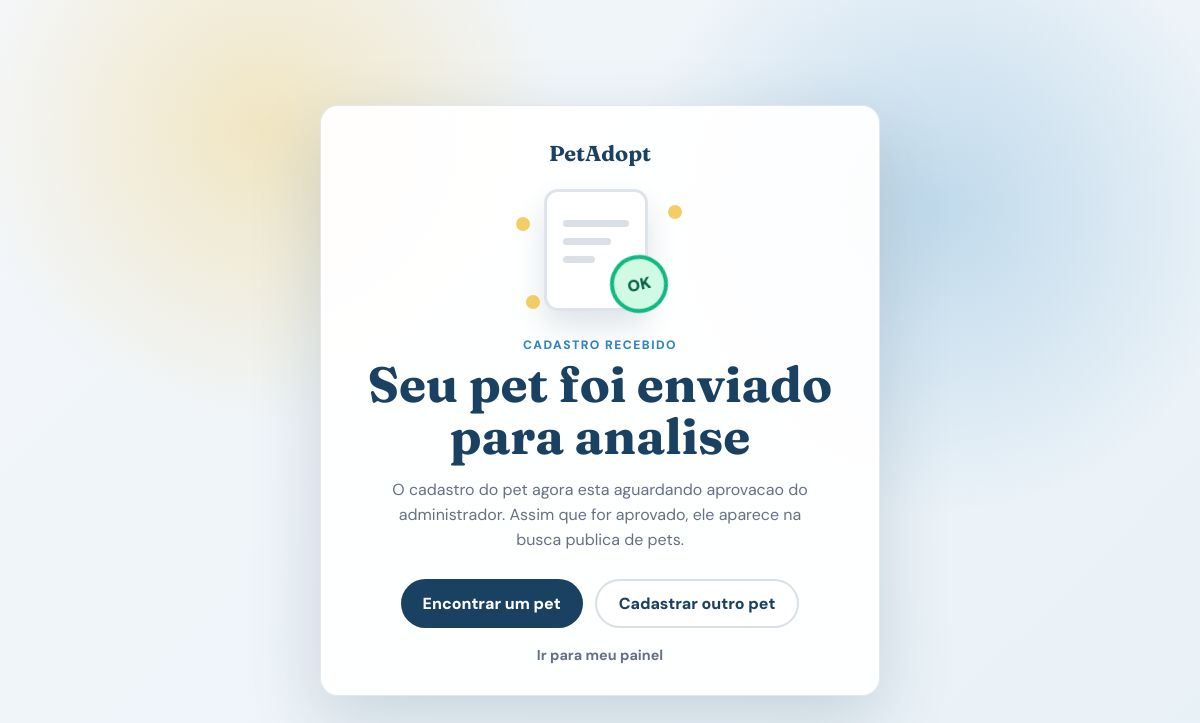
Page /pet-submitted?pet_id=9 (signed in) on the earlier database version.
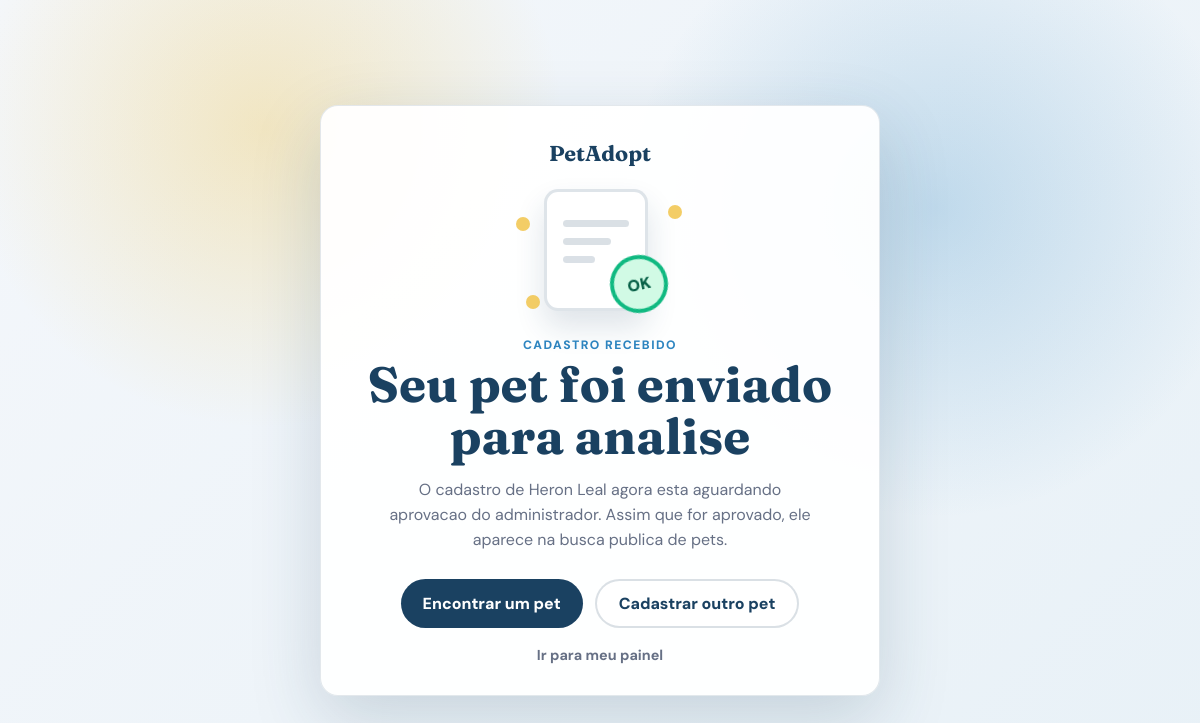
Same page on the later database version.
### app.py (models this page shows)
class Pet(db.Model):
    __tablename__ = 'pet'
    id = db.Column(db.Integer, primary_key=True)
    usuario_id = db.Column(db.Integer, db.ForeignKey('usuario.id'), nullable=True)
    usuario = db.relationship('Usuario', backref='pets')
    nome = db.Column(db.String(80), nullable=False)
    especie = db.Column(db.String(20), nullable=False)  # 'dog' ou 'cat'
    raca = db.Column(db.String(80), nullable=True)
    porte = db.Column(db.String(20), nullable=False, default='medium')  # small, medium, large, giant
    sexo = db.Column(db.String(20), nullable=False, default='unknown')
    idade_anos = db.Column(db.Integer, default=0)
    idade_meses = db.Column(db.Integer, default=0)
    cor = db.Column(db.String(80), nullable=True)
    vacinado = db.Column(db.Boolean, default=False)
    castrado = db.Column(db.Boolean, default=False)
    descricao = db.Column(db.Text, nullable=True)
    cidade = db.Column(db.String(100), nullable=False)
    estado = db.Column(db.String(2), nullable=False)
    status = db.Column(db.String(20), default='available')  # available, reserved, adopted
    mod_status = db.Column(db.String(20), default='pending')  # pending, approved, removed
    foto_capa = db.Column(db.String(255), nullable=True)
    criado_em = db.Column(db.DateTime, default=db.func.now())

### app.py (the view)
@app.route('/pet-submitted')
@login_required
def pet_submitted():
    pet_id = request.args.get('pet_id', type=int)
    pet = Pet.query.get(pet_id) if pet_id else None
    if pet and pet.usuario_id != current_user.id and current_user.role != 'admin':
        pet = None
    return render_template('pet-submitted.html', pet=pet)

### app.py (called while the page is built)
@login_manager.user_loader
def load_user(user_id):
    return db.session.get(Usuario, int(user_id))

@app.after_request
def add_header(response):
    if 'text/html' in response.headers.get('Content-Type', '') or 'application/json' in response.headers.get('Content-Type', ''):
        response.headers['Cache-Control'] = 'no-store, no-cache, must-revalidate, max-age=0'
        response.headers['Pragma'] = 'no-cache'
        response.headers['Expires'] = '-1'
    return response

### templates/pet-submitted.html (shortened to what this page needs)
<!DOCTYPE html>
<html lang="pt-BR">
<head>
<link rel="stylesheet" href="/static/css/pet-submitted.css">
</head>
<body>
  <main class="submitted-page">
    <section class="submitted-panel" aria-labelledby="submitted-title">
      <a href="/" class="brand">PetAdopt</a>
      <div class="approval-scene" aria-hidden="true">
        <div class="paper">
          <span></span>
          <span></span>
          <span></span>
        </div>
        <div class="stamp">OK</div>
        <div class="paw-dot paw-a"></div>
        <div class="paw-dot paw-b"></div>
        <div class="paw-dot paw-c"></div>
      </div>
      <p class="eyebrow">Cadastro recebido</p>
      <h1 id="submitted-title">Seu pet foi enviado para analise</h1>
      <p class="submitted-copy">
        {% if pet %}
          O cadastro de {{ pet.nome }} agora esta aguardando aprovacao do administrador.
        {% else %}
          O cadastro do pet agora esta aguardando aprovacao do administrador.
        {% endif %}
        Assim que for aprovado, ele aparece na busca publica de pets.
      </p>
      <div class="submitted-actions">
        <a class="btn-primary" href="/pets">Encontrar um pet</a>
        <a class="btn-secondary" href="/new-pet">Cadastrar outro pet</a>
      </div>
      <a class="dashboard-link" href="/dashboard">Ir para meu painel</a>
    </section>
  </main>
</body>
</html>

### static/css/pet-submitted.css (style rules this page uses)
:root { --navy: #1a4161; --navy-d: #0d1b2a; --blue: #2e86c1; --yellow: #f0c040; --ink: #10243a; --muted: #667085; --white: #ffffff; }
*, *::before, *::after { box-sizing: border-box; }
body { margin: 0; min-height: 100vh; font-family: "DM Sans", sans-serif; color: var(--ink); background: radial-gradient(circle at 22% 16%, rgba(240, 192, 64, .3), transparent 26%), radial-gradient(circle at 78% 26%, rgba(46, 134, 193, .24), transparent 28%), linear-gradient(135deg, #f4f7fb 0%, #e8f1f7 100%); }
.submitted-page { min-height: 100vh; display: grid; place-items: center; padding: 32px 18px; }
.submitted-panel { width: min(560px, 100%); text-align: center; background: rgba(255, 255, 255, .94); border: 1px solid rgba(26, 65, 97, .12); border-radius: 18px; padding: 34px 30px 30px; box-shadow: 0 24px 70px rgba(26, 65, 97, .18); animation: panel-in .55s ease both; }
.brand { display: inline-block; font-family: "Fraunces", serif; font-size: 1.35rem; font-weight: 700; color: var(--navy); text-decoration: none; margin-bottom: 10px; }
.approval-scene { width: 180px; height: 150px; margin: 0 auto 10px; position: relative; }
.paper { width: 104px; height: 122px; border-radius: 14px; background: var(--white); border: 3px solid rgba(26, 65, 97, .14); box-shadow: 0 16px 30px rgba(26, 65, 97, .14); position: absolute; left: 34px; top: 12px; padding: 28px 16px 0; animation: float-paper 2.5s ease-in-out infinite; }
.paper span { display: block; height: 7px; border-radius: 20px; background: rgba(26, 65, 97, .16); margin-bottom: 11px; }
.paper span:nth-child(2) { width: 72%; }
.paper span:nth-child(3) { width: 48%; }
.stamp { width: 58px; height: 58px; border-radius: 50%; position: absolute; right: 22px; bottom: 14px; display: grid; place-items: center; background: #d1fae5; color: #065f46; border: 4px solid #10b981; font-weight: 900; transform: rotate(-12deg); animation: stamp-in .8s .25s cubic-bezier(.2, 1.3, .5, 1) both; }
.paw-dot { width: 14px; height: 14px; border-radius: 50%; background: rgba(240, 192, 64, .8); position: absolute; animation: paw-pop 1.8s ease-in-out infinite; }
.paw-a { left: 6px; top: 40px; }
.paw-b { right: 8px; top: 28px; animation-delay: .25s; }
.paw-c { left: 16px; bottom: 18px; animation-delay: .45s; }
.eyebrow { margin: 8px 0 6px; text-transform: uppercase; letter-spacing: .12em; color: var(--blue); font-size: .76rem; font-weight: 800; }
h1 { margin: 0; font-family: "Fraunces", serif; font-size: clamp(2rem, 8vw, 3.1rem); line-height: 1.04; color: var(--navy); }
.submitted-copy { margin: 16px auto 0; max-width: 440px; color: var(--muted); font-size: 1rem; line-height: 1.55; }
.submitted-actions { display: flex; justify-content: center; gap: 12px; margin-top: 26px; flex-wrap: wrap; }
.btn-primary, .btn-secondary { min-height: 46px; display: inline-flex; align-items: center; justify-content: center; border-radius: 40px; padding: 12px 22px; font-weight: 800; text-decoration: none; transition: transform .18s ease, background .18s ease, border-color .18s ease; }
.btn-primary { color: #fff; background: var(--navy); }
.btn-secondary { color: var(--navy); background: #fff; border: 2px solid rgba(26, 65, 97, .16); }
.dashboard-link { display: inline-block; margin-top: 18px; color: var(--muted); font-size: .9rem; font-weight: 700; text-decoration: none; }

Differences in the rows shown:
added Pet: nome "Heron Leal"
Other differences:
text no longer shown: "O cadastro do pet agora esta aguardando aprovacao do administrador."
text now shown: "O cadastro de agora esta aguardando aprovacao do administrador."
